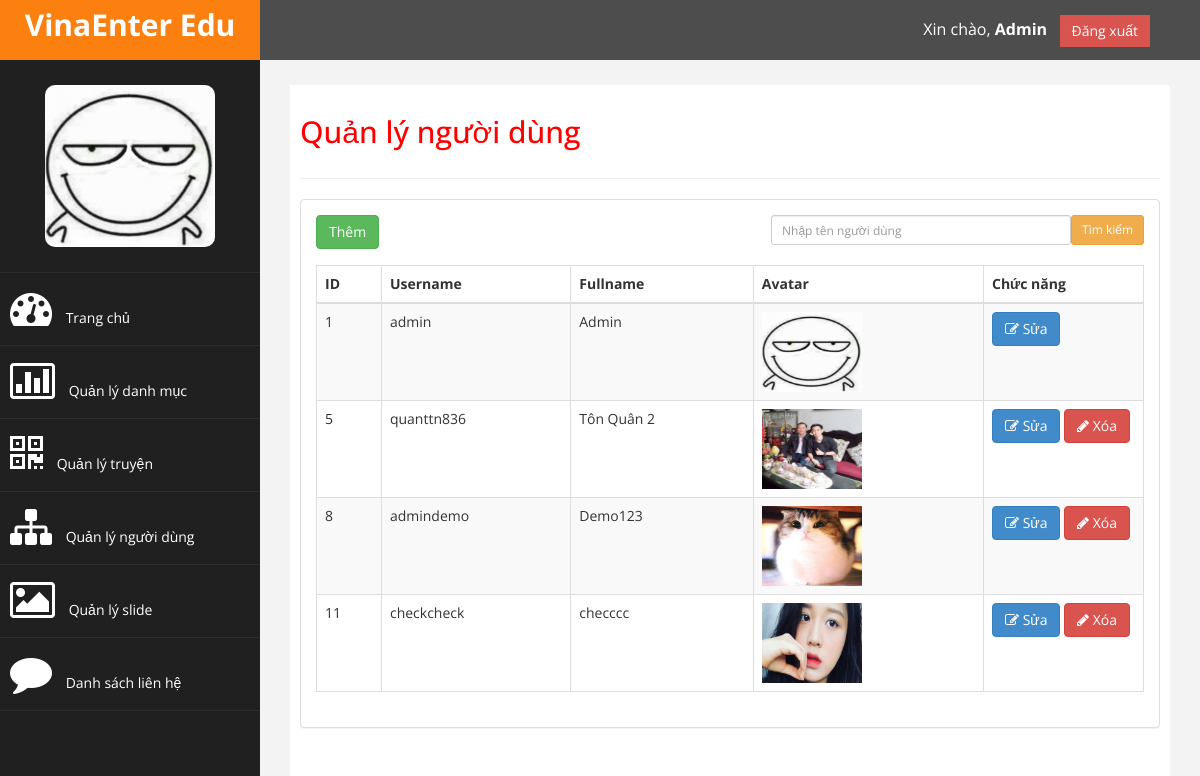
Screenshot of /admin/user/index.php (signed in) with the database file from the repository.
### tables this page shows
CREATE TABLE `users` (
  `id` int(255) NOT NULL,
  `username` varchar(100) NOT NULL,
  `password` varchar(100) NOT NULL,
  `fullname` varchar(100) NOT NULL,
  `avatar` varchar(128) NOT NULL
);

### admin/user/index.php (the view, shortened to what this page needs)
<?php require_once $_SERVER['DOCUMENT_ROOT'].'/templates/admin/inc/header.php'; ?>
<?php require_once $_SERVER['DOCUMENT_ROOT'].'/templates/admin/inc/leftbar.php'; ?>
<div id="page-wrapper">
    <div id="page-inner">
        <div class="row">
            <div class="col-md-12">
                <h2>Quản lý người dùng</h2>
            </div>
        </div>
        <hr />
        <div class="row">
            <div class="col-md-12">
                <div class="panel panel-default">
                    <div class="panel-body">
                        <div class="table-responsive">
                            <div class="row">
                                <div class="col-sm-6">
                                    <a href="add.php" class="btn btn-success btn-md">Thêm</a>
                                </div>
                                <div class="col-sm-6" style="text-align: right;">
                                    <form method="post" action="">
                                        <input type="submit" name="search" value="Tìm kiếm" class="btn btn-warning btn-sm" style="float:right" />
                                        <input type="search" name="inputName" class="form-control input-sm" placeholder="Nhập tên người dùng" style="float:right; width: 300px;" />
                                    </form><br />
                                </div>
                            </div>
                            <table class="table table-striped table-bordered table-hover" id="dataTables-example">
                                <thead>
                                    <tr>
                                        <th>ID</th>
                                        <th>Username</th>
										<th>Fullname</th>
										<th>Avatar</th>
                                        <th width="160px">Chức năng</th>
                                    </tr>
                                </thead>
                                <tbody>
									<?php
										$queryDM = "";
										if(isset($_POST['search'])) {
											$tenNguoiDung = $_POST['inputName'];
											$queryDM = "SELECT * FROM users WHERE fullname LIKE N'%{$tenNguoiDung}%'";
										} else {
											$queryDM = "SELECT * FROM users";
										}
										$resultDM = $mysqli->query($queryDM);
										while($row = mysqli_fetch_assoc($resultDM)) {
											$id = $row['id'];
											$username = $row['username'];
											$fullname = $row['fullname'];
											$avatar = $row['avatar'];
									?>
                                    <tr class="gradeX">
                                        <td><?php echo $id ?></td>
                                        <td><?php echo $username ?></td>
										<td><?php echo $fullname ?></td>
										<td class="center">
											<img src="/files/<?php echo $avatar ?>" alt="" height="80px" width="100px"/>
										</td>
                                        <td class="center">
											<?php if($username != 'admin' || $_SESSION['userinfo']['username'] == 'admin' ) { ?>
                                            <a href="update.php?idSua=<?php echo $id?>" title="" class="btn btn-primary"><i class="fa fa-edit "></i> Sửa</a>
											<?php } ?>
											<?php
												if($username != 'admin') {
											?>
											<a onclick="ConfirmDelete(<?php echo $id?>)" title="" class="btn btn-danger"><i class="fa fa-pencil"></i> Xóa</a>
											<?php } ?>
										</td>
                                    </tr>
									<?php } ?>
                                </tbody>
                            </table>
                        </div>
                    </div>
                </div>
            </div>
        </div>
    </div>
</div>
<?php require_once $_SERVER['DOCUMENT_ROOT'].'/templates/admin/inc/footer.php'; ?>

### templates/admin/inc/header.php (shortened to what this page needs)
<!DOCTYPE html>
<html xmlns="http://www.w3.org/1999/xhtml">
<head>
    <link href="/templates/admin/assets/css/bootstrap.css" rel="stylesheet" />
    <link href="/templates/admin/assets/css/font-awesome.css" rel="stylesheet" />
    <link href="/templates/admin/assets/css/custom.css" rel="stylesheet" />
</head>
<body>
    <div id="wrapper">
        <nav class="navbar navbar-default navbar-cls-top " role="navigation" style="margin-bottom: 0">
            <div class="navbar-header">
                <a class="navbar-brand" href="/index.php">VinaEnter Edu</a>
            </div>
            <div style="color: white;
				padding: 15px 50px 5px 50px;
				float: right;
				font-size: 16px;">
				<?php
					if(isset($_SESSION['userinfo'])) {
						$arUserInfo = $_SESSION['userinfo'];
						$fullName = $arUserInfo['fullname'];
				?>
				Xin chào, <b><?php echo $fullName; ?></b>
				&nbsp; <a href="/admin/auth/logout.php" class="btn btn-danger square-btn-adjust">Đăng xuất</a> </div>
				<?php
					}
				?>
        </nav>

### templates/admin/inc/leftbar.php (shortened to what this page needs)
<nav class="navbar-default navbar-side" role="navigation">
    <div class="sidebar-collapse">
        <ul class="nav" id="main-menu">
			<?php
				if(isset($_SESSION['userinfo'])) {
				$arUserInfo = $_SESSION['userinfo'];
				$avatar = $arUserInfo['avatar'];
			?>
            <li class="text-center">
                <img src="/files/<?php echo $avatar; ?>" class="user-image img-responsive" />
            </li>
			<?php
				}
			?>
            <li>
                <a href="/admin/index.php?tab=1" id="1" style="<?php ?>"><i class="fa fa-dashboard fa-3x"></i> Trang chủ</a>
            </li>
            <li>
                <a href="/admin/category/index.php?tab=2" id="2"><i class="fa fa-bar-chart-o fa-3x"></i> Quản lý danh mục</a>
            </li>
            <li>
                <a href="/admin/story/index.php?tab=3" id="3"><i class="fa fa-qrcode fa-3x"></i> Quản lý truyện</a>
            </li>
            <li>
                <a href="/admin/user/index.php?tab=4" id="4"><i class="fa fa-sitemap fa-3x"></i> Quản lý người dùng</a>
            </li>
			<li>
                <a href="/admin/slide/index.php?tab=5" id="5"><i class="fa fa-picture-o fa-3x"></i> Quản lý slide</a>
            </li>
			<li>
                <a href="/admin/contact/index.php?tab=6" id="6"><i class="fa fa-comment fa-3x"></i> Danh sách liên hệ </a>
            </li>
        </ul>
    </div>
</nav>

### templates/admin/inc/footer.php (shortened to what this page needs)
</div>
</body>
</html>

### templates/admin/assets/css/custom.css (style rules this page uses)
body { font-family: 'Open Sans', sans-serif; }
#wrapper { width: 100%; background:#202020; }
#page-wrapper { padding: 15px 15px; min-height: 600px; background:#F3F3F3; }
#page-inner { width:100%; margin:10px 20px 10px 0px; background-color:#fff!important; padding:10px; min-height:1200px; }
.text-center { text-align:center; }
h2 { color: #f00; }
.square-btn-adjust { border: 0px solid transparent; -webkit-border-radius: 0px; -moz-border-radius: 0px; border-radius: 0px; }
.user-image { margin: 25px auto; -webkit-border-radius: 10px; -moz-border-radius: 10px; border-radius: 10px; max-height:170px; max-width:170px; }
.navbar-cls-top .navbar-brand { color: #fff; background: #FC8010; width: 260px; text-align: center; height: 60px; font-size: 30px; font-weight: 700; }
.sidebar-collapse , .sidebar-collapse .nav { background:none; }
.sidebar-collapse .nav { padding:0; }
.sidebar-collapse .nav > li > a { color:#fff; background:#202020; text-shadow:none; }
.sidebar-collapse > .nav > li > a { padding:15px 10px; }
.sidebar-collapse > .nav > li { border-bottom: 1px solid rgba(107, 108, 109, 0.19); }
.navbar-side { border:none; background-color: #202020; }
.navbar-cls-top { background:#4D4D4D; border-bottom:none; }
.navbar-default { border:0px solid black; }
.navbar-header { background: #A70303; }
.nav > li > a > i { margin-right:10px; }
@media (min-width:768px) { #page-wrapper { margin: 0 0 0 260px; padding: 15px 30px; min-height: 1200px; } }
@media (min-width:768px) { .navbar-side { z-index: 1; position: absolute; width: 260px; } }
@media (min-width:768px) { .navbar { border-radius: 0px; } }

### rows the page displays
users: id "1", username "admin", fullname "Admin", avatar (picture)
users: id "5", username "quanttn836", fullname "Tôn Quân 2", avatar (picture)
users: id "8", username "admindemo", fullname "Demo123", avatar (picture)
users: id "11", username "checkcheck", fullname "checccc", avatar (picture)

### other values shown
$fullName "Admin"
